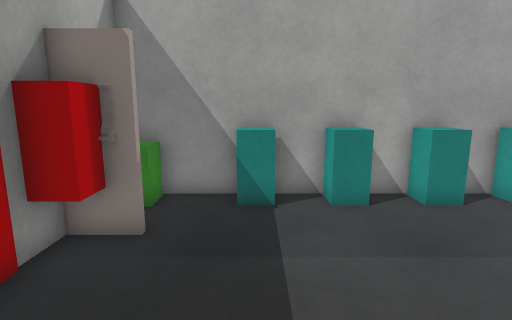
view 1 (above)

12 first-person views from a walk through a Unity game level. The camera is 1.3 m above the floor, tilts 10° down and sees 80° across. The floor is counted in squares, 0.5 m on a side. Each view is taken from the middle of a square. On the plan, view 1 faces up. The plan holds only what a view shows up to about 20 squares ahead; the rest is blank. The place goes on beyond the plan. The player is left out. Some surface patterns are stand-ins.

view 2
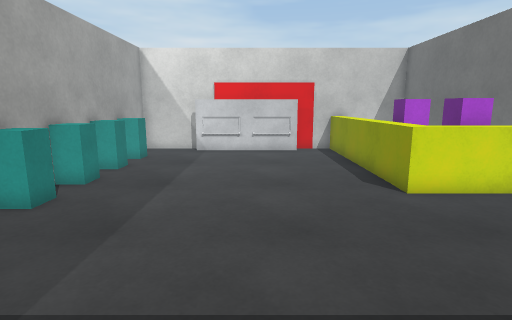

view 3
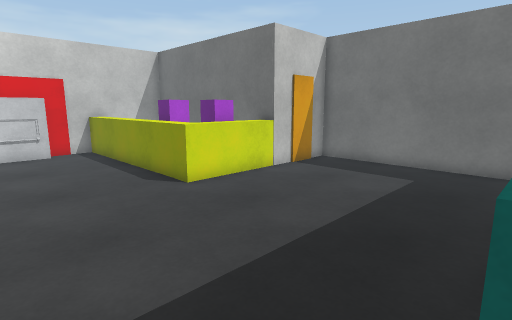

view 4
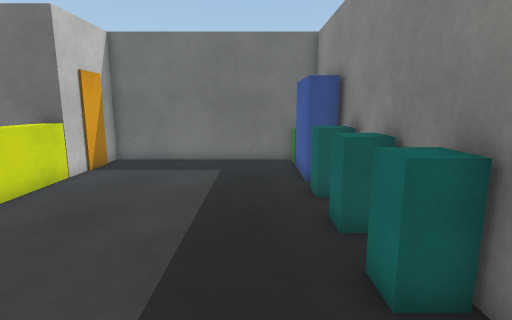

view 5
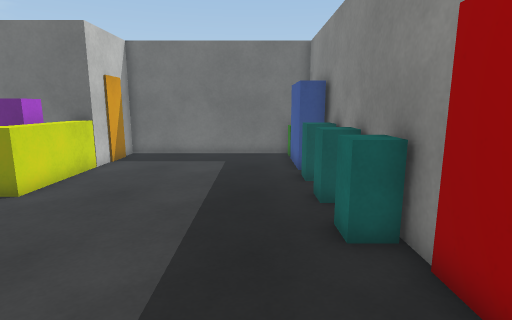

view 6
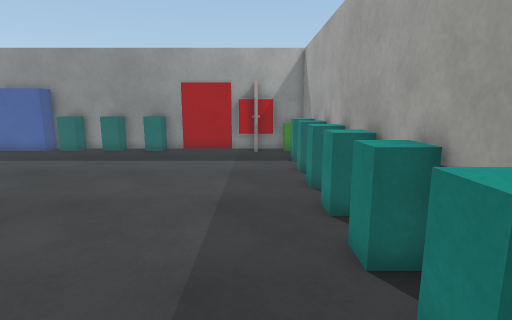

view 7
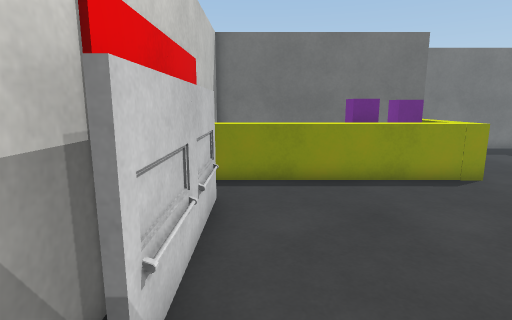

view 8
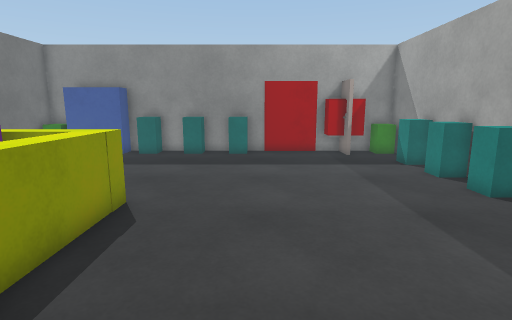

view 9
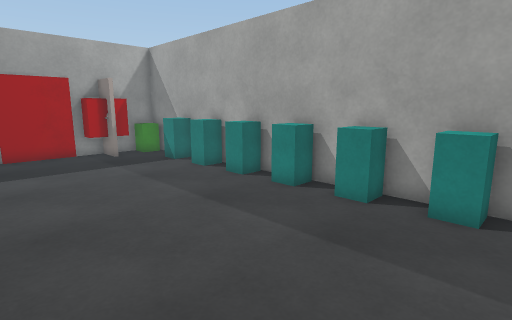

view 10
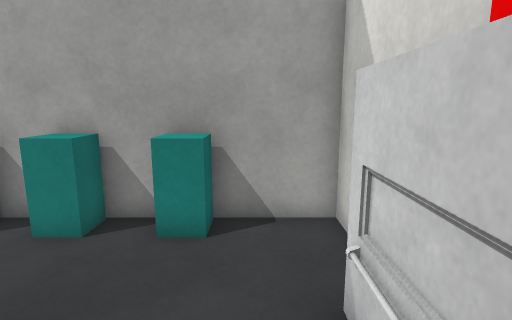

view 11
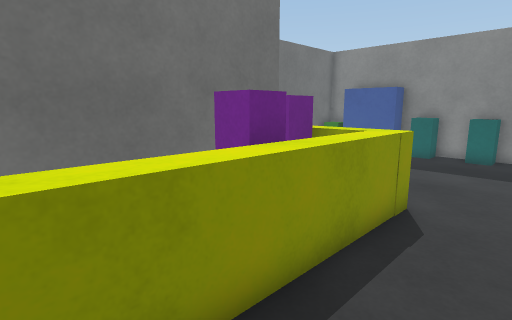

view 12
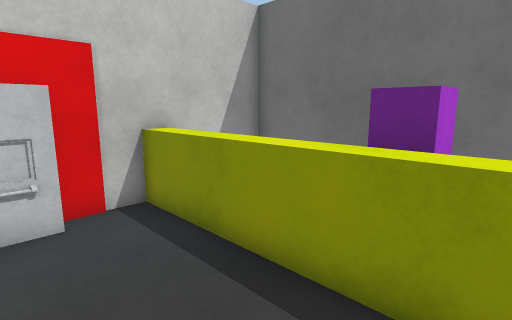

### Floor plan
Key: @ floor where view 1 was taken; # wall or solid block; . floor; ^ raised ledge; B green block; C cyan block; P purple block; O other object.
Columns run from 4 left of view 1 to 16 right of it. Each row starts with its distance up from view 1.
  9 #####################
  8 #B..C.CC.C.CC.C.CC..#
  7 ^^..................#
  6 ^#..................#
  5 ^^.................##
  4 #..................##
  3 #..................##
  2 #..................##
  1 # .................##
  0 #C..@..............##
 -1 #...................#
 -2 #C................. #
 -3 #C........^^^^^^^^^^^
 -4 #.........^^.PP     #
 -5 #C........^PPPP     #
 -6 ##........^PP       #
 -7 ##........###########
 -8  #........#
 -9 ##........#
-10 #O........#
-11 ###########

Where each view was taken, in squares from view 1:
view 1: 0 up, 0 right, facing up
view 2: 2 up, 3 left, facing right
view 3: 3 up, 3 left, facing down-right
view 4: 4 up, 1 left, facing down
view 5: 6 up, 1 left, facing down
view 6: 6 up, 15 right, facing left
view 7: 8 up, 14 right, facing down
view 8: 1 up, 14 right, facing left
view 9: 0 up, 14 right, facing up-left
view 10: 2 up, 14 right, facing up
view 11: 0 up, 14 right, facing down-left
view 12: 1 up, 8 right, facing down-right
